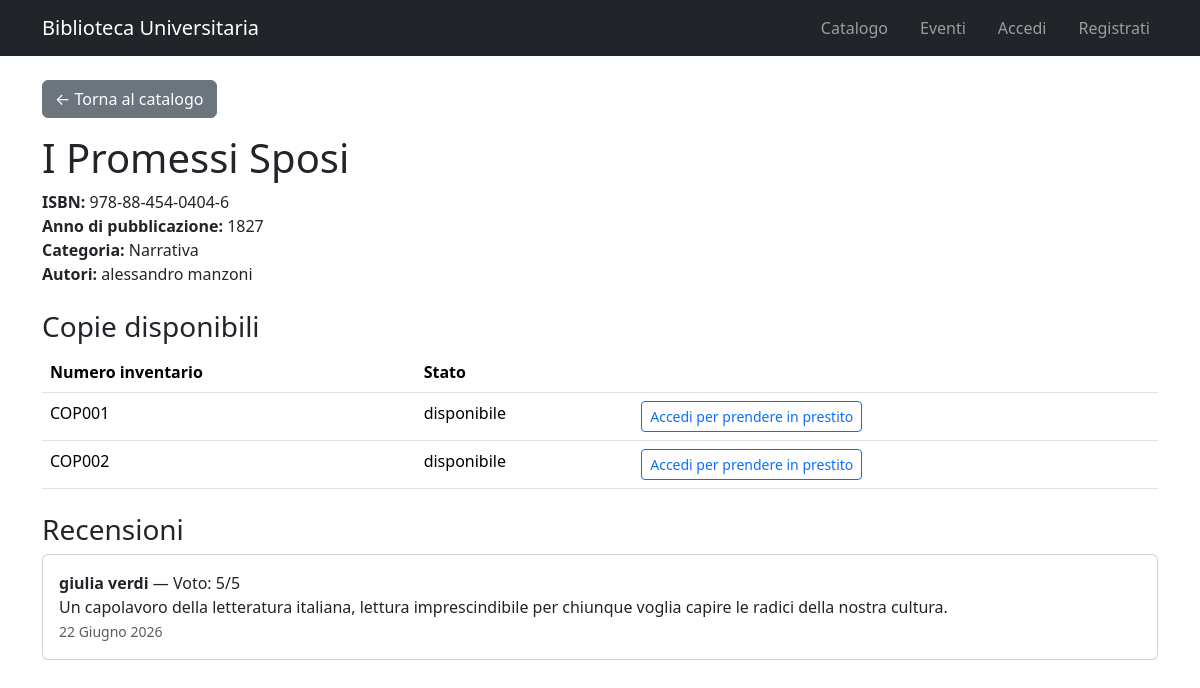
Page /libro/2/ on the committed database.
### catalogo/models.py (models this page shows, shortened)
class Libro(models.Model):
    titolo = models.CharField(max_length=200)
    isbn = models.CharField(max_length=20, unique=True)
    anno_pubblicazione = models.IntegerField()
    categoria = models.CharField(max_length=100)
    autori = models.ManyToManyField(Autore, related_name='libri')
    class Meta:
        verbose_name = "Libro"
        verbose_name_plural = "Libri"

class Autore(models.Model):
    nome = models.CharField(max_length=100)
    cognome = models.CharField(max_length=100)
    biografia = models.TextField(blank=True)
    class Meta:
        verbose_name = "Autore"
        verbose_name_plural = "Autori"

class Copia(models.Model):
    STATO_CHOICES = [
        ('disponibile', 'Disponibile'),
        ('prestata', 'Prestata'),
        ('non_accessibile', 'Non accessibile'),
    ]
    libro = models.ForeignKey(Libro, on_delete=models.CASCADE, related_name='copie')
    numero_inventario = models.CharField(max_length=30, unique=True)
    stato = models.CharField(max_length=20, choices=STATO_CHOICES, default='disponibile')
    class Meta:
        verbose_name = "Copia"
        verbose_name_plural = "Copie"

class Recensione(models.Model):
    utente = models.ForeignKey(Utente, on_delete=models.CASCADE, related_name='recensioni')
    libro = models.ForeignKey(Libro, on_delete=models.CASCADE, related_name='recensioni')
    voto = models.IntegerField()
    commento = models.TextField(blank=True)
    data = models.DateField(auto_now_add=True)
    class Meta:
        verbose_name = "Recensione"
        verbose_name_plural = "Recensioni"

class Utente(AbstractUser):
    TIPO_CHOICES = [
        ('studente', 'Studente'),
        ('docente', 'Docente'),
    ]
    tipo_utente = models.CharField(max_length=10, choices=TIPO_CHOICES)
    class Meta:
        verbose_name = "Utente"
        verbose_name_plural = "Utenti"

### catalogo/views.py (the view)
# urls.py: path('libro/<int:libro_id>/', views.dettaglio_libro, name='dettaglio_libro'),
def dettaglio_libro(request, libro_id):
    libro = get_object_or_404(Libro, id=libro_id)
    recensioni = libro.recensioni.all().order_by('-data')
    return render(request, 'catalogo/dettaglio_libro.html', {'libro': libro, 'recensioni': recensioni})

### catalogo/templates/catalogo/dettaglio_libro.html (shortened to what this page needs)
{% extends 'catalogo/base.html' %}
{% block content %}
<a href="{% url 'catalogo_libri' %}" class="btn btn-secondary mb-3">&larr; Torna al catalogo</a>
<h1>{{ libro.titolo }}</h1>
<p>
    <strong>ISBN:</strong> {{ libro.isbn }}<br>
    <strong>Anno di pubblicazione:</strong> {{ libro.anno_pubblicazione }}<br>
    <strong>Categoria:</strong> {{ libro.categoria }}<br>
    <strong>Autori:</strong>
    {% for autore in libro.autori.all %}
        {{ autore.nome }} {{ autore.cognome }}{% if not forloop.last %}, {% endif %}
    {% empty %}
        Nessun autore
    {% endfor %}
</p>
<h3 class="mt-4">Copie disponibili</h3>
<table class="table">
    <thead>
        <tr>
            <th>Numero inventario</th>
            <th>Stato</th>
            <th></th>
        </tr>
    </thead>
    <tbody>
        {% for copia in libro.copie.all %}
        <tr>
            <td>{{ copia.numero_inventario }}</td>
            <td>{{ copia.stato }}</td>
            <td>
                {% if copia.stato == 'disponibile' %}
                    {% if user.is_authenticated %}
                    <form method="post" action="{% url 'prestito_libro' copia.id %}">
                        {% csrf_token %}
                        <button type="submit" class="btn btn-sm btn-primary">Prendi in prestito</button>
                    </form>
                    {% else %}
                    <a href="{% url 'login' %}" class="btn btn-sm btn-outline-primary">Accedi per prendere in prestito</a>
                    {% endif %}
                {% endif %}
            </td>
        </tr>
        {% empty %}
        <tr><td colspan="3">Nessuna copia registrata per questo libro.</td></tr>
        {% endfor %}
    </tbody>
</table>
<h3 class="mt-4">Recensioni</h3>
{% for recensione in recensioni %}
<div class="card mb-2">
    <div class="card-body">
        <strong>{{ recensione.utente.first_name }} {{ recensione.utente.last_name }}</strong>
        — Voto: {{ recensione.voto }}/5
        <p class="mb-0">{{ recensione.commento }}</p>
        <small class="text-muted">{{ recensione.data }}</small>
    </div>
</div>
{% empty %}
<p>Nessuna recensione ancora.</p>
{% endfor %}
{% endblock %}

### rows in the picture
Libro: titolo "I Promessi Sposi", isbn "978-88-454-0404-6", anno_pubblicazione "1827", categoria "Narrativa"
Autore: nome "alessandro", cognome "manzoni"
Copia: numero_inventario "COP001", stato "disponibile", shows "Accedi per prendere in prestito"
Copia: numero_inventario "COP002", stato "disponibile", shows "Accedi per prendere in prestito"
Recensione: utente.first_name "giulia", utente.last_name "verdi", voto "5", commento "Un capolavoro della letteratura italiana, lettura imprescindibile per chiunque voglia capire le radici della nostra cultura.", data "22 Giugno 2026"
